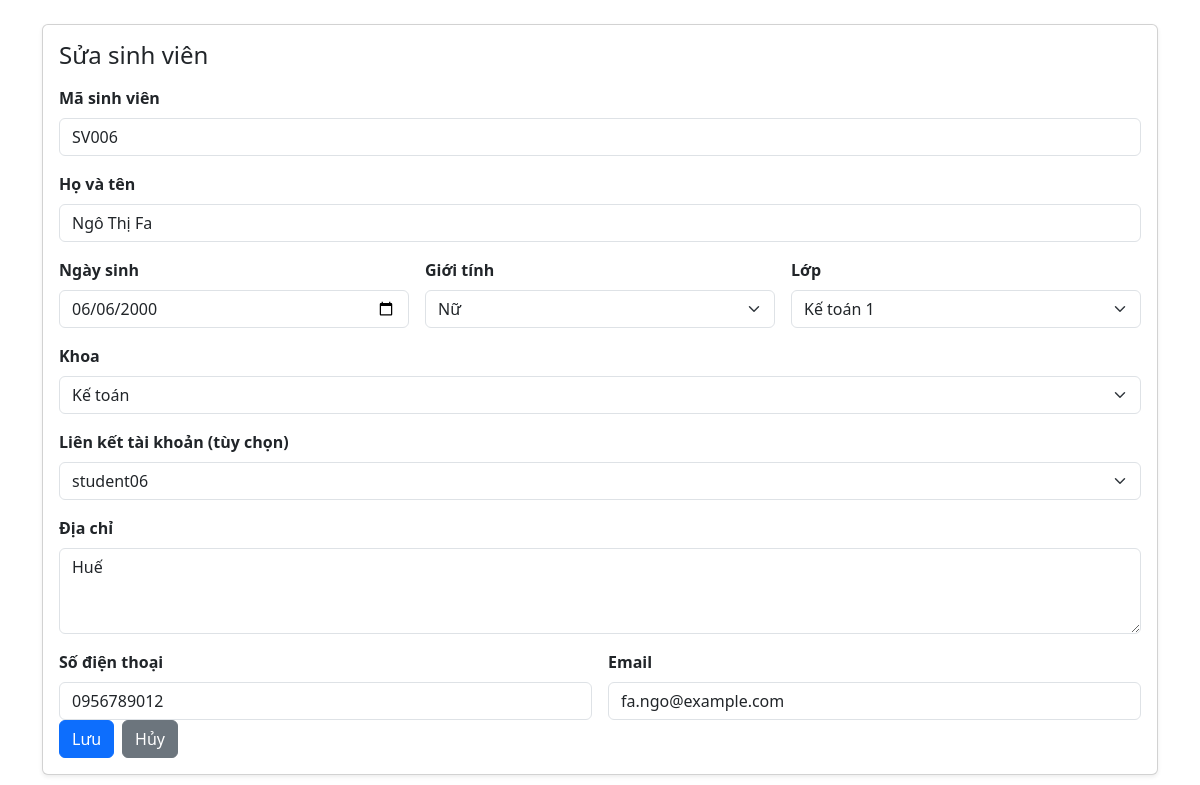
The app's page /views/student/edit_student.php?id=6 (signed in), older data.
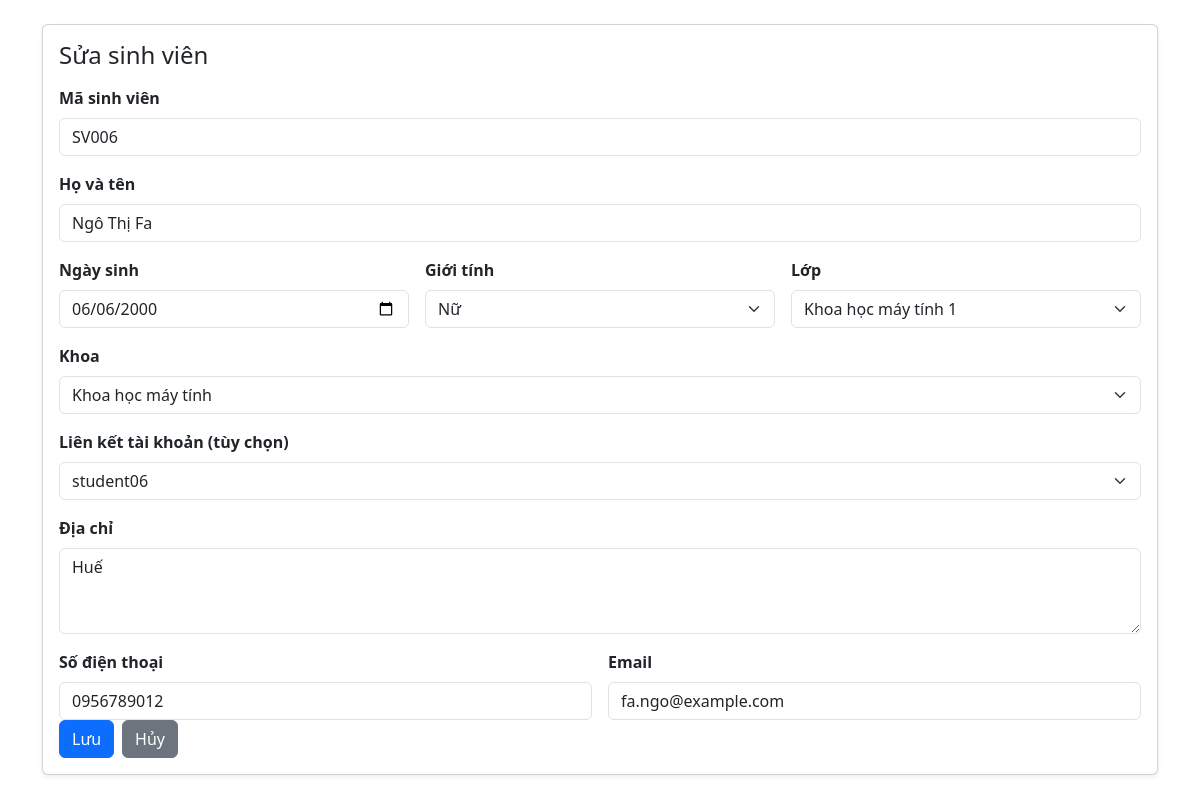
The same page, newer data.
### tables this page shows
CREATE TABLE `students` (
  `id` int(11) NOT NULL AUTO_INCREMENT,
  `student_code` varchar(20) NOT NULL,
  `full_name` varchar(100) NOT NULL,
  `birth_date` date DEFAULT NULL,
  `phone` varchar(50) DEFAULT NULL,
  `email` varchar(255) DEFAULT NULL,
  `gender` enum('Nam','Nữ') DEFAULT NULL,
  `address` text DEFAULT NULL,
  `class_id` int(11) DEFAULT NULL,
  `department_id` int(11) DEFAULT NULL,
  `user_id` int(11) DEFAULT NULL,
  `created_at` timestamp NOT NULL DEFAULT current_timestamp(),
  `updated_at` timestamp NOT NULL DEFAULT current_timestamp() ON UPDATE current_timestamp(),
  PRIMARY KEY (`id`),
  UNIQUE KEY `student_code` (`student_code`),
  KEY `class_id` (`class_id`),
  KEY `department_id` (`department_id`),
  KEY `user_id` (`user_id`),
  CONSTRAINT `students_ibfk_1` FOREIGN KEY (`class_id`) REFERENCES `classes` (`id`) ON DELETE SET NULL ON UPDATE CASCADE,
  CONSTRAINT `students_ibfk_2` FOREIGN KEY (`department_id`) REFERENCES `departments` (`id`) ON DELETE SET NULL ON UPDATE CASCADE,
  CONSTRAINT `students_ibfk_3` FOREIGN KEY (`user_id`) REFERENCES `users` (`id`) ON DELETE SET NULL ON UPDATE CASCADE
);

CREATE TABLE `classes` (
  `id` int(11) NOT NULL AUTO_INCREMENT,
  `class_code` varchar(20) NOT NULL,
  `class_name` varchar(100) NOT NULL,
  `department_id` int(11) DEFAULT NULL,
  `created_at` timestamp NOT NULL DEFAULT current_timestamp(),
  `updated_at` timestamp NOT NULL DEFAULT current_timestamp() ON UPDATE current_timestamp(),
  PRIMARY KEY (`id`),
  UNIQUE KEY `class_code` (`class_code`),
  KEY `department_id` (`department_id`),
  CONSTRAINT `classes_ibfk_1` FOREIGN KEY (`department_id`) REFERENCES `departments` (`id`) ON DELETE SET NULL ON UPDATE CASCADE
);

CREATE TABLE `departments` (
  `id` int(11) NOT NULL AUTO_INCREMENT,
  `department_code` varchar(20) NOT NULL,
  `department_name` varchar(100) NOT NULL,
  `created_at` timestamp NOT NULL DEFAULT current_timestamp(),
  `updated_at` timestamp NOT NULL DEFAULT current_timestamp() ON UPDATE current_timestamp(),
  PRIMARY KEY (`id`),
  UNIQUE KEY `department_code` (`department_code`)
);

CREATE TABLE `users` (
  `id` int(11) NOT NULL AUTO_INCREMENT,
  `username` varchar(50) NOT NULL,
  `password` varchar(255) NOT NULL,
  `role` enum('admin','student') NOT NULL DEFAULT 'student',
  `created_at` timestamp NOT NULL DEFAULT current_timestamp(),
  `updated_at` timestamp NOT NULL DEFAULT current_timestamp() ON UPDATE current_timestamp(),
  PRIMARY KEY (`id`),
  UNIQUE KEY `username` (`username`)
);

### functions/student_functions.php (called while the page is built, shortened)
<?php
require_once __DIR__ . '/db_connection.php';
function getStudentUsers()
{
    global $conn;
    $stmt = $conn->prepare("SELECT id, username FROM users WHERE role = 'student' ORDER BY username");
    $stmt->execute();
    return $stmt->fetchAll(PDO::FETCH_ASSOC);
}
function getStudentById($id)
{
    global $conn;
    $sql = "SELECT * FROM students WHERE id = :id LIMIT 1";
    $stmt = $conn->prepare($sql);
    $stmt->execute([':id' => $id]);
    return $stmt->fetch(PDO::FETCH_ASSOC);
}
function getClasses()
{
    global $conn;
    $stmt = $conn->query("SELECT id, class_name FROM classes ORDER BY class_name");
    return $stmt->fetchAll(PDO::FETCH_ASSOC);
}
function getDepartments()
{
    global $conn;
    $stmt = $conn->query("SELECT id, department_name FROM departments ORDER BY department_name");
    return $stmt->fetchAll(PDO::FETCH_ASSOC);
}
?>

### views/student/edit_student.php (the view, shortened to what the changed rows need)
<?php
require_once('../../functions/student_functions.php');
$id = isset($_GET['id']) ? intval($_GET['id']) : 0;
$student = getStudentById($id);
$classes = getClasses();
$departments = getDepartments();
$users = getStudentUsers();
?>
<!DOCTYPE html>
<html>
<head>
    <link href="https://cdn.jsdelivr.net/npm/bootstrap@5.3.3/dist/css/bootstrap.min.css" rel="stylesheet">
    <link rel="stylesheet" href="../../css/login.css">
</head>
<body>
    <div class="container my-4">
        <div class="card shadow-sm">
            <div class="card-body">
                <form action="../../handle/student_process.php" method="POST">
                    <div class="mb-3">
                        <label class="form-label">Mã sinh viên</label>
                        <input class="form-control" type="text" name="student_code"
                            value="<?php echo htmlspecialchars($student['student_code']); ?>" required>
                    </div>
                    <div class="mb-3">
                        <label class="form-label">Họ và tên</label>
                        <input class="form-control" type="text" name="full_name"
                            value="<?php echo htmlspecialchars($student['full_name']); ?>" required>
                    </div>
                    <div class="row g-3">
                        <div class="col-md-4">
                            <label class="form-label">Ngày sinh</label>
                            <input class="form-control" type="date" name="birth_date"
                                value="<?php echo $student['birth_date']; ?>">
                        </div>
                        <div class="col-md-4">
                            <label class="form-label">Giới tính</label>
                            <select class="form-select" name="gender">
                                <option value="Nữ" <?php echo ($student['gender'] === 'Nữ') ? 'selected' : ''; ?>>Nữ
                                </option>
                            </select>
                        </div>
                        <div class="col-md-4">
                            <label class="form-label">Lớp</label>
                            <select class="form-select" name="class_id">
                                <?php foreach ($classes as $c): ?>
                                    <option value="<?php echo $c['id']; ?>" <?php echo ($student['class_id'] == $c['id']) ? 'selected' : ''; ?>><?php echo htmlspecialchars($c['class_name']); ?></option>
                                <?php endforeach; ?>
                            </select>
                        </div>
                    </div>
                    <div class="mb-3 mt-3">
                        <label class="form-label">Khoa</label>
                        <select class="form-select" name="department_id">
                            <?php foreach ($departments as $d): ?>
                                <option value="<?php echo $d['id']; ?>" <?php echo ($student['department_id'] == $d['id']) ? 'selected' : ''; ?>><?php echo htmlspecialchars($d['department_name']); ?></option>
                            <?php endforeach; ?>
                        </select>
                    </div>
                    <div class="mb-3">
                        <label class="form-label">Liên kết tài khoản (tùy chọn)</label>
                        <select class="form-select" name="user_id">
                            <?php foreach ($users as $u): ?>
                                <option value="<?php echo $u['id']; ?>" <?php echo (isset($student['user_id']) && $student['user_id'] == $u['id']) ? 'selected' : ''; ?>>
                                    <?php echo htmlspecialchars($u['username']); ?></option>
                            <?php endforeach; ?>
                        </select>
                    </div>
                    <div class="mb-3">
                        <label class="form-label">Địa chỉ</label>
                        <textarea class="form-control" name="address"
                            rows="3"><?php echo htmlspecialchars($student['address']); ?></textarea>
                    </div>
                    <div class="row g-3">
                        <div class="col-md-6">
                            <label class="form-label">Số điện thoại</label>
                            <input class="form-control" type="text" name="phone" value="<?php echo htmlspecialchars($student['phone'] ?? ''); ?>" placeholder="Số điện thoại">
                        </div>
                        <div class="col-md-6">
                            <label class="form-label">Email</label>
                            <input class="form-control" type="email" name="email" value="<?php echo htmlspecialchars($student['email'] ?? ''); ?>" placeholder="Email sinh viên">
                        </div>
                    </div>
                </form>
            </div>
        </div>
    </div>
</body>
</html>

Row changes from the older to the newer data that the page shows:
changed through a linked row, students "SV006": class_id "Kế toán 1" → "Khoa học máy tính 1"; department_id "Kế toán" → "Khoa học máy tính"
